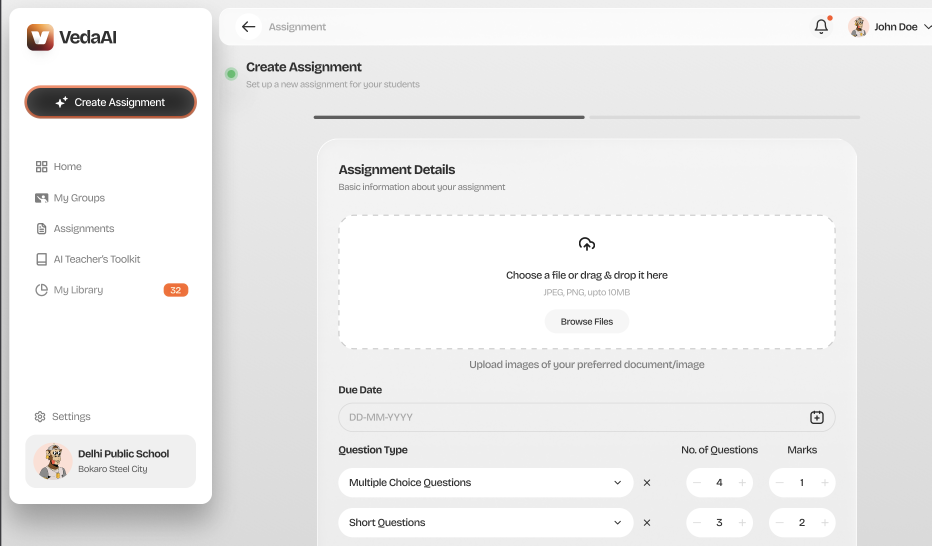
#> input picture Figma/Screenshot 2026-05-23 at 12.02.53 AM.png, 2794 x 1636 px, found by its file name (shown at 1/3 size)
$ python crop_figma_header.py
#> lines starting #> are read from the running program, lines starting #| are printed output that depends on the picture
from PIL import Image

path = '/Users/navjotkumarsingh/Desktop/VedaAI/Figma/Screenshot 2026-05-23 at 12.02.53 AM.png'
img = Image.open(path)
#> img is the input picture: PIL image 2794x1636 RGBA; mean R, G, B, A 236.7, 236.4, 236.2, 255
w, h = img.size
#> w = 2794; h = 1636

# The header is at the top of the main area.
# Let's crop x: 600 to 2200, y: 50 to 250
header_crop = img.crop((600, 50, 2200, 250))
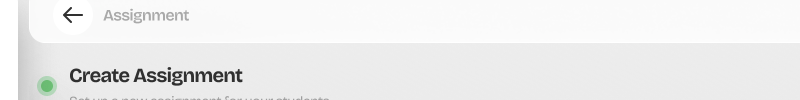
#> header_crop: PIL image 1600x200 RGBA (shown at 1/2 size); mean R, G, B, A 238, 238.2, 238.1, 255
header_crop.save('/Users/navjotkumarsingh/Desktop/VedaAI/scratch/figma_header_crop.png')
print("Saved header crop to scratch/figma_header_crop.png")

$ run again, with Figma/Screenshot 2026-05-23 at 12.01.28 AM.png copied over Figma/Screenshot 2026-05-23 at 12.02.53 AM.png
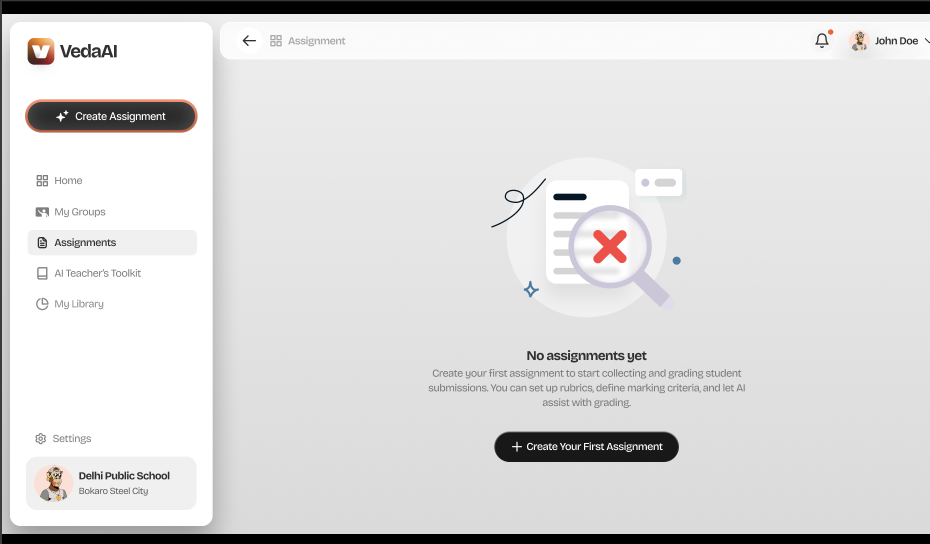
#> input picture Figma/Screenshot 2026-05-23 at 12.01.28 AM.png, 2788 x 1632 px, found by its file name (shown at 1/3 size)
#> img is the input picture: PIL image 2788x1632 RGBA; mean R, G, B, A 217.7, 217.2, 217.2, 255
#> `header_crop = img.crop((600, 50, 2200, 250))`:
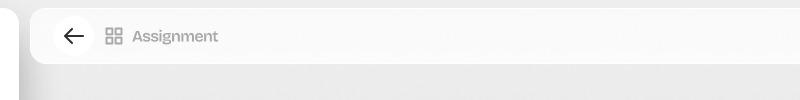
#> header_crop: PIL image 1600x200 RGBA (shown at 1/2 size); mean R, G, B, A 243.1, 243.1, 243.1, 255

$ run again, with Figma/Screenshot 2026-05-23 at 12.01.42 AM.png copied over Figma/Screenshot 2026-05-23 at 12.02.53 AM.png
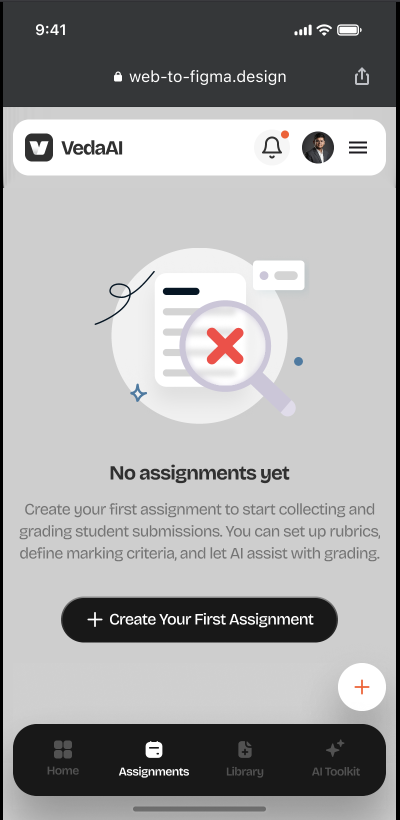
#> input picture Figma/Screenshot 2026-05-23 at 12.01.42 AM.png, 800 x 1640 px, found by its file name (shown at 1/2 size)
#> img is the input picture: PIL image 800x1640 RGBA; mean R, G, B, A 164.6, 164.4, 164.8, 255
#> `header_crop = img.crop((600, 50, 2200, 250))`:
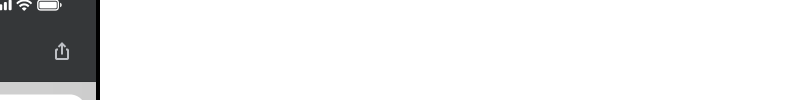
#> header_crop: PIL image 1600x200 RGBA (shown at 1/2 size); mean R, G, B, A 10.9, 11.1, 11.3, 31.9; transparent parts drawn white

$ run again, with Figma/Screenshot 2026-05-23 at 12.02.11 AM.png copied over Figma/Screenshot 2026-05-23 at 12.02.53 AM.png
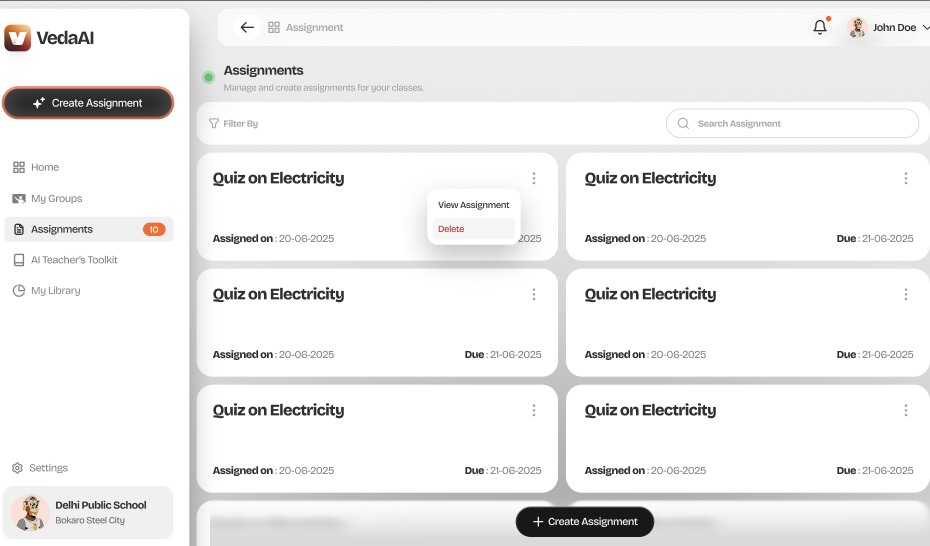
#> input picture Figma/Screenshot 2026-05-23 at 12.02.11 AM.png, 2790 x 1638 px, found by its file name (shown at 1/3 size)
#> img is the input picture: PIL image 2790x1638 RGBA; mean R, G, B, A 239.8, 239.4, 239.3, 255
#> `header_crop = img.crop((600, 50, 2200, 250))`:
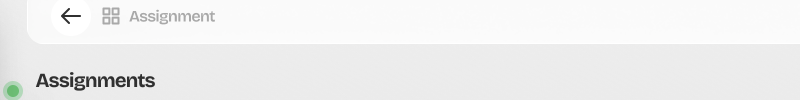
#> header_crop: PIL image 1600x200 RGBA (shown at 1/2 size); mean R, G, B, A 238.9, 239.1, 238.9, 255
